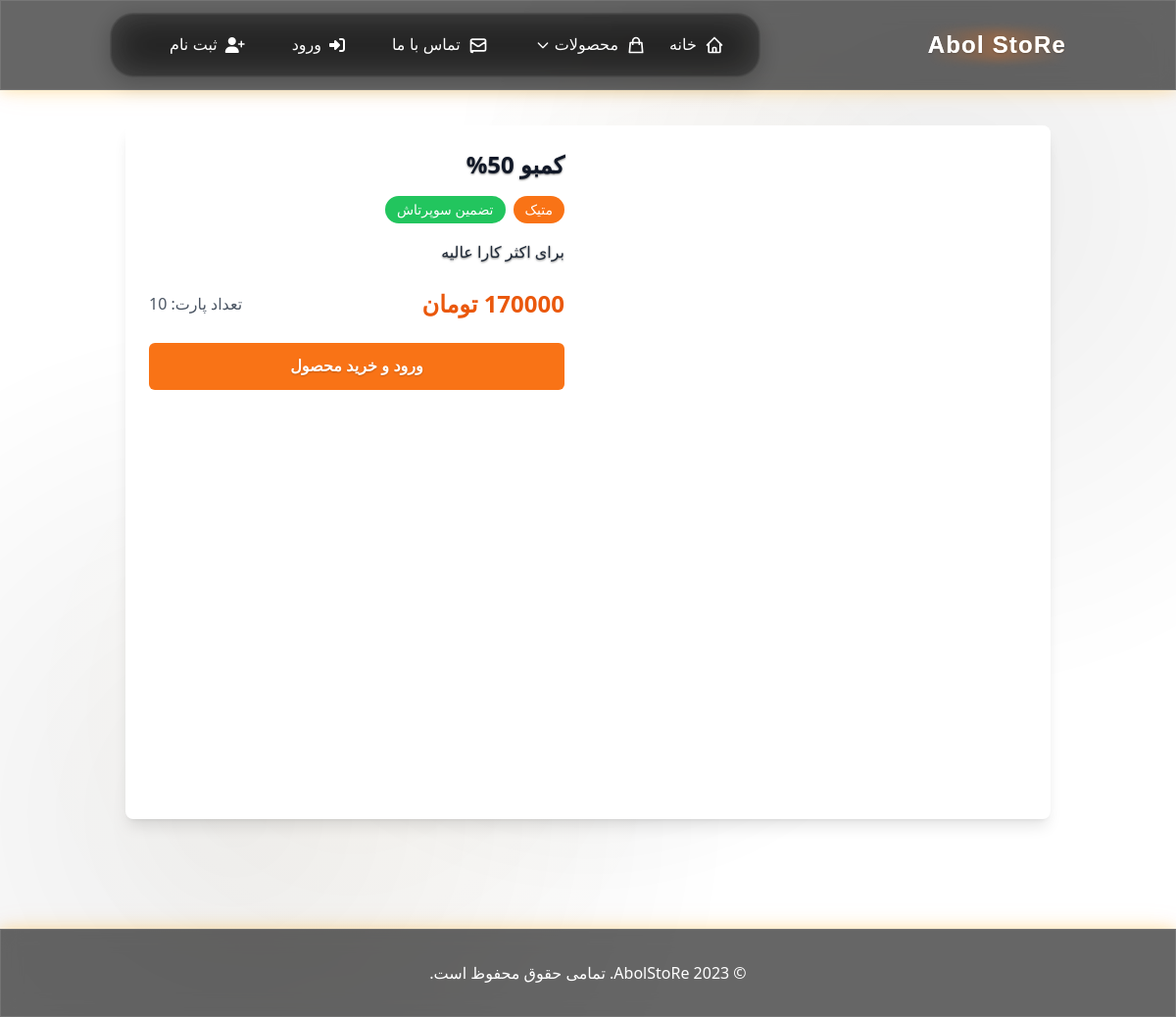
/product/کمبو-50/, run on the app's committed database.
### apps/store/models.py (models this page shows, shortened)
class Product(models.Model):
    GUARANTEE_CHOICES = (
        ('metaK', 'متیک'),
        ('legend', 'لجند'),
        ('supertash', 'سوپرتاش'),
    )
    category = models.ForeignKey(Category, on_delete=models.SET_NULL, null=True, blank=True, related_name='products', verbose_name=_('دسته بندی'))
    name = models.CharField(_('نام محصول'), max_length=200)
    slug = models.SlugField(_('اسلاگ'), max_length=200, unique=True, allow_unicode=True)
    description = models.TextField(_('توضیحات'))
    price = models.PositiveIntegerField(_('قیمت (تومان)'))
    guarantee_type = models.CharField(_('نوع تضمین'), max_length=20, choices=GUARANTEE_CHOICES)
    stock = models.PositiveIntegerField(_('تعداد موجودی (پارت)'), default=1)
    image = models.ImageField(_('تصویر محصول'), upload_to='products/', blank=True, null=True)
    webp_image = models.ImageField(_('تصویر WebP محصول'), upload_to='products/webp/', blank=True, null=True)
    is_active = models.BooleanField(_('فعال'), default=True)
    created_at = models.DateTimeField(_('تاریخ ایجاد'), auto_now_add=True)
    updated_at = models.DateTimeField(_('تاریخ بروزرسانی'), auto_now=True)
    sales_count = models.PositiveIntegerField(_('تعداد فروش'), default=0)
    class Meta:
        verbose_name = _('محصول')
        verbose_name_plural = _('محصولات')
        ordering = ['-created_at']
    def get_absolute_url(self):
        from django.urls import reverse
        return reverse('store:product_detail', kwargs={'slug': self.slug})
    @property
    def is_available(self):
        return self.is_active and self.stock > 0

### apps/store/urls.py (called while the page is built)
    def to_python(self, value):
        return value

    def to_url(self, value):
        return value

### apps/store/views.py (called while the page is built)
    def get_context_data(self, **kwargs):
        context = super().get_context_data(**kwargs)
        context['order_form'] = OrderForm(initial={'product': self.object, 'quantity': 1})
        return context

### config/context_processors.py (called while the page is built)
def cart_count(request):
    cart_count = 0
    if request.user.is_authenticated:
        cart_count = Order.objects.filter(
            user=request.user,
            status__in=['pending', 'waiting']
        ).count()
    return {'cart_count': cart_count}

def categories_context(request):
    categories = Category.objects.filter(is_active=True).order_by('name')
    return {'categories': categories}

### frontend/templates/store/product_detail.html (shortened to what this page needs)
{% extends 'base.html' %}
{% load humanize %}
{% block content %}
<div class="container mx-auto px-4 py-8">
    <div class="bg-white rounded-lg shadow-lg overflow-hidden">
        <div class="md:flex">
            <div class="md:w-1/2">
                {% if product.image %}
                    <picture>
                        {% if product.webp_image %}
                            <source srcset="{{ product.webp_image.url }}" type="image/webp">
                        {% endif %}
                        <img src="{{ product.image.url }}" alt="{{ product.name }}" class="w-full h-auto object-cover" loading="lazy" decoding="async" onerror="this.onerror=null;this.src='/static/images/logo.svg';">
                    </picture>
                {% else %}
                    <div class="w-full h-64 bg-gray-200 flex items-center justify-center">
                        <img src="/static/images/logo.svg" alt="تصویر پیش‌فرض" class="w-1/2 h-auto opacity-50">
                    </div>
                {% endif %}
            </div>
            <div class="md:w-1/2 p-6">
                <h1 class="text-2xl font-bold text-gray-900 mb-4 text-shadow">{{ product.name }}</h1>
                <div class="flex items-center mb-4">
                    <span class="text-sm font-medium {% if product.guarantee_type == 'metaK' %}bg-orange-500{% else %}bg-blue-500{% endif %} text-white px-3 py-1 rounded-full">
                        {{ product.get_guarantee_type_display }}
                    </span>
                    <span class="text-sm font-medium bg-green-500 text-white px-3 py-1 rounded-full mr-2">
                        تضمین سوپرتاش
                    </span>
                </div>
                <div class="mb-6">
                    <p class="text-gray-800 leading-relaxed text-shadow">{{ product.description }}</p>
                </div>
                <div class="flex justify-between items-center mb-6">
                    <span class="text-2xl font-bold text-orange-600">{{ product.price|floatformat:0|intcomma }} تومان</span>
                    <span class="text-gray-600">تعداد پارت: {{ product.stock }}</span>
                </div>
                {% if product.is_available %}
                    {% if user.is_authenticated %}
                        <form method="post" action="{% url 'orders:create_order' %}" class="mt-6">
                            {% csrf_token %}
                            {{ order_form.product.as_hidden }}
                            <div class="mb-4">
                                <label for="{{ order_form.quantity.id_for_label }}" class="block text-gray-700 font-medium mb-2">تعداد:</label>
                                {{ order_form.quantity }}
                            </div>
                            <div class="mb-4">
                                <label for="{{ order_form.referral_code.id_for_label }}" class="block text-gray-700 font-medium mb-2">کد معرف (اختیاری):</label>
                                {{ order_form.referral_code }}
                            </div>
                            <button type="submit" class="w-full bg-orange-500 hover:bg-orange-600 text-white font-bold py-3 px-4 rounded-md transition-colors duration-300">
                                خرید محصول
                            </button>
                        </form>
                    {% else %}
                        <div class="mt-6">
                            <a href="{% url 'accounts:login' %}?next={{ request.path }}" class="block w-full bg-orange-500 hover:bg-orange-600 text-white text-center font-bold py-3 px-4 rounded-md transition-colors duration-300">
                                ورود و خرید محصول
                            </a>
                        </div>
                    {% endif %}
                {% else %}
                    <div class="mt-6">
                        <button disabled class="w-full bg-gray-400 text-white font-bold py-3 px-4 rounded-md cursor-not-allowed">
                            ناموجود
                        </button>
                    </div>
                {% endif %}
            </div>
        </div>
    </div>
</div>
{% endblock %}

### frontend/templates/base.html (style rules this page uses)
.text-shadow { text-shadow: 0 1px 2px rgba(0, 0, 0, 0.5); }

### data on the page
Product: name "کمبو 50%", guarantee_type "متیک", description "برای اکثر کارا عالیه", price "170000", stock "10"
